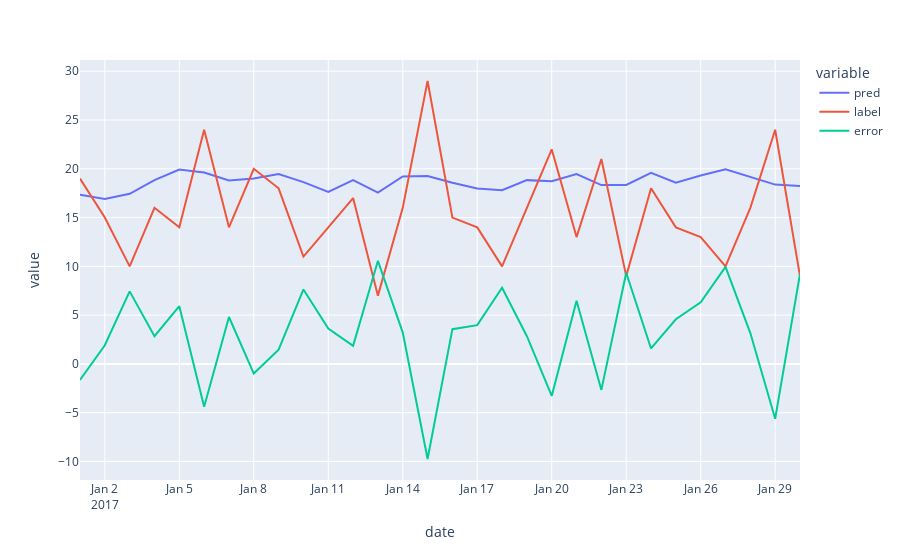

The notebook cell saved with this chart:
### Code cell
plot_df ={'date': dates,
          'pred': output,
          'label': label_test,
          'error': output-label_test}

fig = px.line(plot_df, x='date', y=['pred','label','error'])
fig.show()
